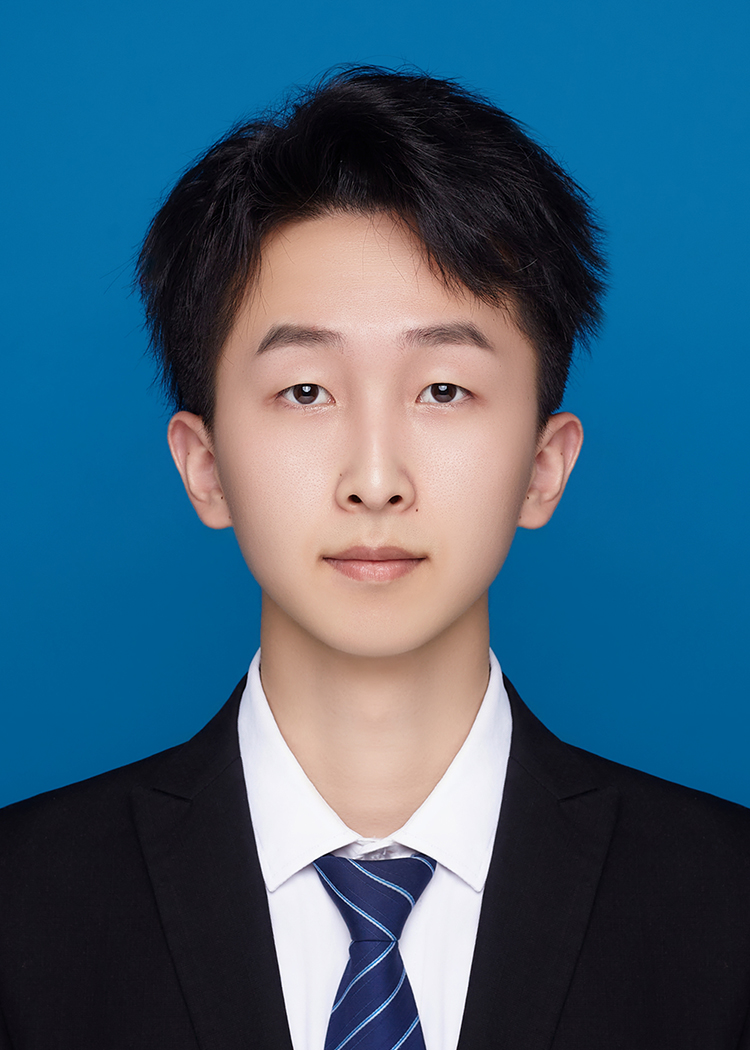
#> input picture Round_Picture/直角照片.jpg, 750 x 1050 px
$ python Round_Picture.py
#> lines starting #> are read from the running program, lines starting #| are printed output that depends on the picture; after the words box and inside, x2 and y2 are one past the last pixel; in counts of white or black regions, pixels touching at a corner belong together
import numpy as np
from PIL import Image


def image_to_matrix(image_path):
#> called with image_path = '直角照片.jpg'
    image = Image.open(image_path)
#> image is the input picture: PIL image 750x1050 RGB; mean R, G, B 60.9, 96.2, 120.2
    image_array = np.array(image)
    return image_array


def matrix_to_image(matrix, output_path):
    image = Image.fromarray(matrix)
    image.save(output_path)


if __name__ == "__main__":
    image_path = "直角照片.jpg"  # 替换成实际的图像文件路径
    image_matrix = image_to_matrix(image_path)
    height, weight, channels = image_matrix.shape  # 图片尺寸
#> height = 1050; weight = 750; channels = 3
    n = 60  # 圆角化的半径
    for i in range(height):
        for j in range(weight):
            # 左上角
            if (n - i) ** 2 + (n - j) ** 2 > n ** 2 and i < n and j < n:
                image_matrix[i][j] = [255, 255, 255]
            # 左下角
            if (n - height + i) ** 2 + (n - j) ** 2 > n ** 2 and i > height - n and j < n:
                image_matrix[i][j] = [255, 255, 255]
            # 右上角
            if (n - i) ** 2 + (n - weight + j) ** 2 > n ** 2 and i < n and j > weight - n:
                image_matrix[i][j] = [255, 255, 255]
            # 右下角
            if (n - height + i) ** 2 + (n - weight + j) ** 2 > n ** 2 and i > height - n and j > weight - n:
                image_matrix[i][j] = [255, 255, 255]
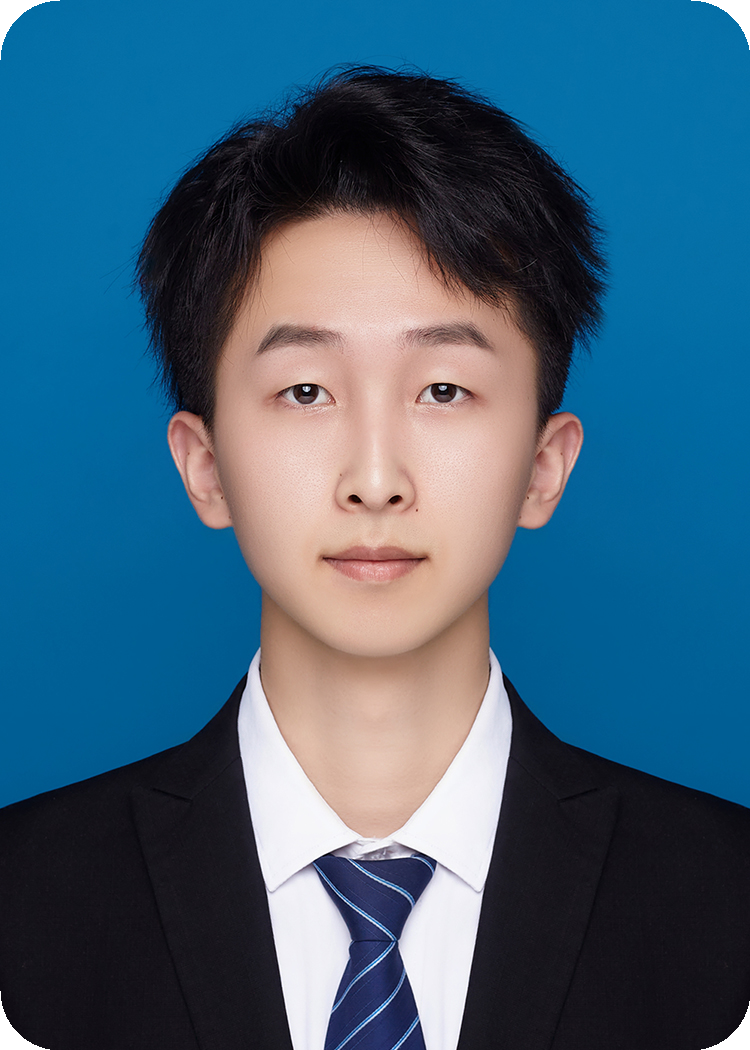
#> image_matrix: shape (1050, 750, 3); 0.4% of pixels changed, all inside (x1, y1, x2, y2) = (0, 0, 750, 1050)

    output_path = '圆角照片.jpg'
    matrix_to_image(image_matrix, output_path)
    print("照片圆角化成功！！！")

$ run again, with Round_Picture/直角图片.jpg copied over Round_Picture/直角照片.jpg
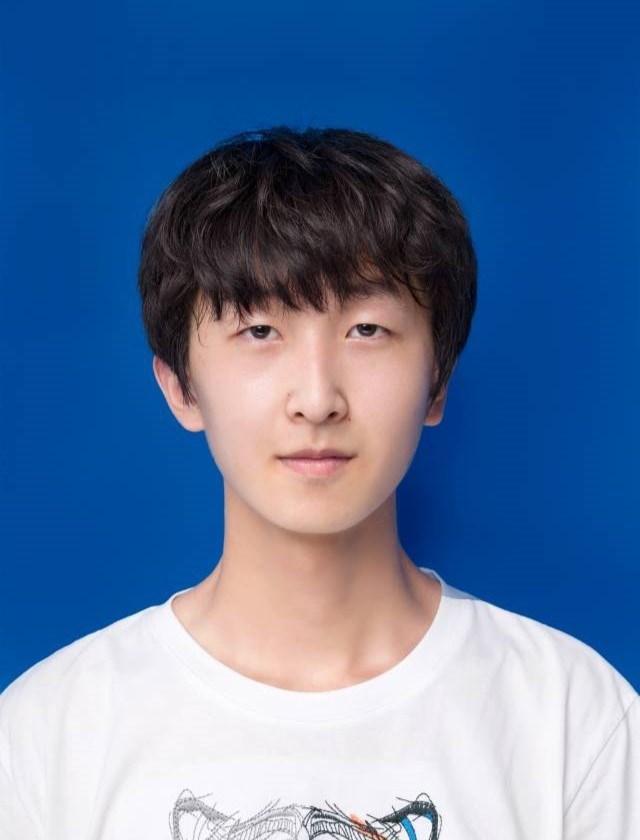
#> input picture Round_Picture/直角图片.jpg, 640 x 840 px
#> in image_to_matrix, image is the input picture: PIL image 640x840 RGB; mean R, G, B 90, 118.7, 158.8
#> after the loop `for i in range(height):`:
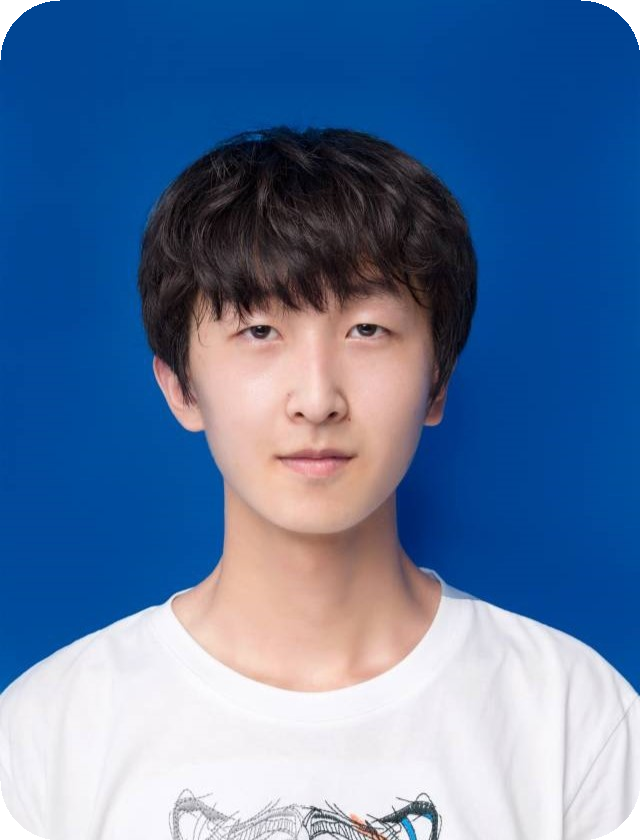
#> image_matrix: shape (840, 640, 3); 0.58% of pixels changed, all inside (x1, y1, x2, y2) = (0, 0, 640, 840)
